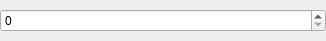
<?xml version="1.0" encoding="UTF-8"?>
<ui version="4.0">
 <class>Form</class>
 <widget class="QWidget" name="Form">
  <property name="geometry">
   <rect>
    <x>0</x>
    <y>0</y>
    <width>326</width>
    <height>41</height>
   </rect>
  </property>
  <property name="windowTitle">
   <string>Form</string>
  </property>
  <layout class="QHBoxLayout" name="horizontalLayout">
   <property name="spacing">
    <number>2</number>
   </property>
   <property name="leftMargin">
    <number>0</number>
   </property>
   <property name="topMargin">
    <number>0</number>
   </property>
   <property name="rightMargin">
    <number>0</number>
   </property>
   <property name="bottomMargin">
    <number>0</number>
   </property>
   <item>
    <layout class="QVBoxLayout" name="verticalLayout_1">
     <item>
      <layout class="QHBoxLayout" name="horizontalLayout_2">
       <item>
        <layout class="QVBoxLayout" name="verticalLayout_3">
         <item>
          <widget class="QSpinBox" name="sbInt"/>
         </item>
        </layout>
       </item>
      </layout>
     </item>
    </layout>
   </item>
  </layout>
 </widget>
 <resources/>
 <connections/>
</ui>
